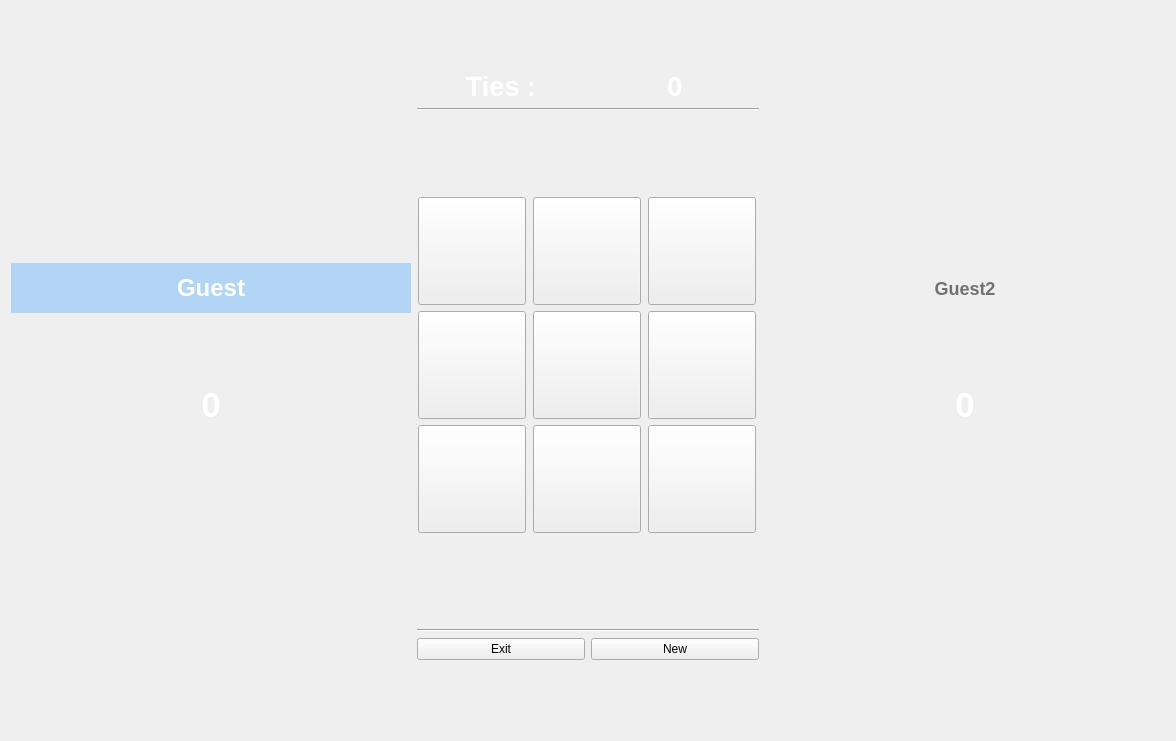
      <widget class="QWidget" name="gameScreen">
       <property name="sizePolicy">
        <sizepolicy hsizetype="Maximum" vsizetype="Maximum">
         <horstretch>0</horstretch>
         <verstretch>0</verstretch>
        </sizepolicy>
       </property>
       <property name="styleSheet">
        <string>background-image: url(:/img/WhatsApp Image 2025-06-10 at 06.11.47_95b3a09c.jpg); background-position: center; background-repeat: no-repeat; background-attachment: fixed;</string>
       </property>
       <layout class="QHBoxLayout" name="horizontalLayout_7">
        <item>
         <layout class="QGridLayout" name="gridLayout_10">
          <property name="sizeConstraint">
           <enum>QLayout::SizeConstraint::SetDefaultConstraint</enum>
          </property>
          <property name="leftMargin">
           <number>0</number>
          </property>
          <property name="topMargin">
           <number>0</number>
          </property>
          <property name="rightMargin">
           <number>0</number>
          </property>
          <property name="bottomMargin">
           <number>30</number>
          </property>
          <item row="7" column="0">
           <layout class="QVBoxLayout" name="verticalLayout_7">
            <item>
             <widget class="QLabel" name="user1_label">
              <property name="sizePolicy">
               <sizepolicy hsizetype="Preferred" vsizetype="Maximum">
                <horstretch>0</horstretch>
                <verstretch>0</verstretch>
               </sizepolicy>
              </property>
              <property name="minimumSize">
               <size>
                <width>0</width>
                <height>50</height>
               </size>
              </property>
              <property name="font">
               <font>
                <pointsize>-1</pointsize>
                <bold>true</bold>
               </font>
              </property>
              <property name="styleSheet">
               <string notr="true">color:white;
      font-weight:bold;
      font-size:24px;
      background-color:rgba(85, 170, 255, 100);</string>
              </property>
              <property name="text">
               <string>Guest</string>
              </property>
              <property name="alignment">
               <set>Qt::AlignmentFlag::AlignCenter</set>
              </property>
             </widget>
            </item>
            <item>
             <widget class="QLabel" name="label_55_c">
              <property name="sizePolicy">
               <sizepolicy hsizetype="Preferred" vsizetype="Maximum">
                <horstretch>0</horstretch>
                <verstretch>0</verstretch>
               </sizepolicy>
              </property>
              <property name="font">
               <font>
                <pointsize>26</pointsize>
                <bold>true</bold>
               </font>
              </property>
              <property name="styleSheet">
               <string notr="true">color:white;</string>
              </property>
              <property name="text">
               <string>0</string>
              </property>
              <property name="alignment">
               <set>Qt::AlignmentFlag::AlignCenter</set>
              </property>
             </widget>
            </item>
            <item>
             <spacer name="verticalSpacer_6">
              <property name="orientation">
               <enum>Qt::Orientation::Vertical</enum>
              </property>
              <property name="sizeType">
               <enum>QSizePolicy::Policy::Maximum</enum>
              </property>
              <property name="sizeHint" stdset="0">
               <size>
                <width>20</width>
                <height>40</height>
               </size>
              </property>
             </spacer>
            </item>
           </layout>
          </item>
          <item row="2" column="0">
           <spacer name="horizontalSpacer_5">
            <property name="orientation">
             <enum>Qt::Orientation::Horizontal</enum>
            </property>
            <property name="sizeType">
             <enum>QSizePolicy::Policy::Maximum</enum>
            </property>
            <property name="sizeHint" stdset="0">
             <size>
              <width>400</width>
              <height>20</height>
             </size>
            </property>
           </spacer>
          </item>
          <item row="4" column="1">
           <widget class="Line" name="line_24">
            <property name="orientation">
             <enum>Qt::Orientation::Horizontal</enum>
            </property>
           </widget>
          </item>
          <item row="6" column="1">
           <spacer name="verticalSpacer_10">
            <property name="orientation">
             <enum>Qt::Orientation::Vertical</enum>
            </property>
            <property name="sizeHint" stdset="0">
             <size>
              <width>20</width>
              <height>40</height>
             </size>
            </property>
           </spacer>
          </item>
          <item row="8" column="1">
           <spacer name="verticalSpacer_11">
            <property name="orientation">
             <enum>Qt::Orientation::Vertical</enum>
            </property>
            <property name="sizeType">
             <enum>QSizePolicy::Policy::Maximum</enum>
            </property>
            <property name="sizeHint" stdset="0">
             <size>
              <width>20</width>
              <height>40</height>
             </size>
            </property>
           </spacer>
          </item>
          <item row="5" column="1">
           <spacer name="verticalSpacer_51">
            <property name="orientation">
             <enum>Qt::Orientation::Vertical</enum>
            </property>
            <property name="sizeHint" stdset="0">
             <size>
              <width>20</width>
              <height>40</height>
             </size>
            </property>
           </spacer>
          </item>
          <item row="7" column="2">
           <layout class="QVBoxLayout" name="verticalLayout_8">
            <item>
             <widget class="QLabel" name="user2_label">
              <property name="sizePolicy">
               <sizepolicy hsizetype="Preferred" vsizetype="Maximum">
                <horstretch>0</horstretch>
                <verstretch>0</verstretch>
               </sizepolicy>
              </property>
              <property name="minimumSize">
               <size>
                <width>0</width>
                <height>50</height>
               </size>
              </property>
              <property name="font">
               <font>
                <family>Segoe UI</family>
                <pointsize>-1</pointsize>
                <italic>false</italic>
                <bold>true</bold>
               </font>
              </property>
              <property name="styleSheet">
               <string notr="true">color:rgb(113, 113, 113);
      font-weight:bold;
      font-size:18px;
      background-color:rgba(85, 170, 255, 0);</string>
              </property>
              <property name="text">
               <string>Guest2</string>
              </property>
              <property name="alignment">
               <set>Qt::AlignmentFlag::AlignCenter</set>
              </property>
             </widget>
            </item>
            <item>
             <widget class="QLabel" name="label_54_c">
              <property name="sizePolicy">
               <sizepolicy hsizetype="Preferred" vsizetype="Maximum">
                <horstretch>0</horstretch>
                <verstretch>0</verstretch>
               </sizepolicy>
              </property>
              <property name="font">
               <font>
                <pointsize>26</pointsize>
                <bold>true</bold>
               </font>
              </property>
              <property name="styleSheet">
               <string notr="true">color:white;</string>
              </property>
              <property name="text">
               <string>0</string>
              </property>
              <property name="alignment">
               <set>Qt::AlignmentFlag::AlignCenter</set>
              </property>
             </widget>
            </item>
            <item>
             <spacer name="verticalSpacer_54">
              <property name="orientation">
               <enum>Qt::Orientation::Vertical</enum>
              </property>
              <property name="sizeType">
               <enum>QSizePolicy::Policy::Maximum</enum>
              </property>
              <property name="sizeHint" stdset="0">
               <size>
                <width>20</width>
                <height>40</height>
               </size>
              </property>
             </spacer>
            </item>
           </layout>
          </item>
          <item row="10" column="1">
           <layout class="QHBoxLayout" name="horizontalLayout_8">
            <item>
             <spacer name="verticalSpacer_8">
              <property name="orientation">
               <enum>Qt::Orientation::Vertical</enum>
              </property>
              <property name="sizeType">
               <enum>QSizePolicy::Policy::Maximum</enum>
              </property>
              <property name="sizeHint" stdset="0">
               <size>
                <width>20</width>
                <height>50</height>
               </size>
              </property>
             </spacer>
            </item>
           </layout>
          </item>
          <item row="0" column="1">
           <spacer name="verticalSpacer_9">
            <property name="orientation">
             <enum>Qt::Orientation::Vertical</enum>
            </property>
            <property name="sizeHint" stdset="0">
             <size>
              <width>20</width>
              <height>60</height>
             </size>
            </property>
           </spacer>
          </item>
          <item row="2" column="1">
           <layout class="QHBoxLayout" name="horizontalLayout_11">
            <item>
             <widget class="QLabel" name="label_14">
              <property name="font">
               <font>
                <pointsize>20</pointsize>
                <bold>true</bold>
               </font>
              </property>
              <property name="styleSheet">
               <string notr="true">color:white;</string>
              </property>
              <property name="text">
               <string>Ties :</string>
              </property>
              <property name="alignment">
               <set>Qt::AlignmentFlag::AlignCenter</set>
              </property>
             </widget>
            </item>
            <item>
             <widget class="QLabel" name="label_53_c">
              <property name="font">
               <font>
                <pointsize>20</pointsize>
                <bold>true</bold>
               </font>
              </property>
              <property name="styleSheet">
               <string notr="true">color:white;</string>
              </property>
              <property name="text">
               <string>0</string>
              </property>
              <property name="alignment">
               <set>Qt::AlignmentFlag::AlignCenter</set>
              </property>
             </widget>
            </item>
           </layout>
          </item>
          <item row="2" column="2">
           <spacer name="horizontalSpacer_6">
            <property name="orientation">
             <enum>Qt::Orientation::Horizontal</enum>
            </property>
            <property name="sizeType">
             <enum>QSizePolicy::Policy::Maximum</enum>
            </property>
            <property name="sizeHint" stdset="0">
             <size>
              <width>400</width>
              <height>20</height>
             </size>
            </property>
           </spacer>
          </item>
          <item row="12" column="1">
           <layout class="QHBoxLayout" name="horizontalLayout_31">
            <item>
             <widget class="QPushButton" name="pushButton_back_from_board_to_main_p">
              <property name="sizePolicy">
               <sizepolicy hsizetype="Maximum" vsizetype="Fixed">
                <horstretch>0</horstretch>
                <verstretch>0</verstretch>
               </sizepolicy>
              </property>
              <property name="styleSheet">
               <string notr="true">min-width:160;</string>
              </property>
              <property name="text">
               <string>Exit</string>
              </property>
             </widget>
            </item>
            <item>
             <widget class="QPushButton" name="newpushbutton">
              <property name="sizePolicy">
               <sizepolicy hsizetype="Maximum" vsizetype="Fixed">
                <horstretch>0</horstretch>
                <verstretch>0</verstretch>
               </sizepolicy>
              </property>
              <property name="styleSheet">
               <string notr="true">min-width:160;
      </string>
              </property>
              <property name="text">
               <string>New</string>
              </property>
             </widget>
            </item>
           </layout>
          </item>
          <item row="12" column="0">
           <layout class="QHBoxLayout" name="horizontalLayout_23"/>
          </item>
          <item row="12" column="2">
           <layout class="QHBoxLayout" name="horizontalLayout_22"/>
          </item>
          <item row="7" column="1">
           <layout class="QGridLayout" name="gridLayout_9">
            <property name="sizeConstraint">
             <enum>QLayout::SizeConstraint::SetDefaultConstraint</enum>
            </property>
            <item row="2" column="1">
             <widget class="QPushButton" name="b7">
              <property name="sizePolicy">
               <sizepolicy hsizetype="Maximum" vsizetype="Maximum">
                <horstretch>0</horstretch>
                <verstretch>0</verstretch>
               </sizepolicy>
              </property>
              <property name="minimumSize">
               <size>
                <width>128</width>
                <height>116</height>
               </size>
              </property>
              <property name="styleSheet">
               <string notr="true">min-width:100px;
      min-height:100px;
      font-size:35px;
      font-weight:bold;</string>
              </property>
              <property name="text">
               <string/>
              </property>
             </widget>
            </item>
            <item row="0" column="1">
             <widget class="QPushButton" name="b1">
              <property name="sizePolicy">
               <sizepolicy hsizetype="Maximum" vsizetype="Maximum">
                <horstretch>0</horstretch>
                <verstretch>0</verstretch>
               </sizepolicy>
              </property>
              <property name="minimumSize">
               <size>
                <width>128</width>
                <height>116</height>
               </size>
              </property>
              <property name="styleSheet">
               <string notr="true">min-width:100px;
      min-height:100px;
      font-size:35px;
      font-weight:bold;</string>
              </property>
              <property name="text">
               <string/>
              </property>
             </widget>
            </item>
            <item row="0" column="2">
             <widget class="QPushButton" name="b2">
              <property name="sizePolicy">
               <sizepolicy hsizetype="Maximum" vsizetype="Maximum">
                <horstretch>0</horstretch>
                <verstretch>0</verstretch>
               </sizepolicy>
              </property>
              <property name="minimumSize">
               <size>
                <width>128</width>
                <height>116</height>
               </size>
              </property>
              <property name="styleSheet">
               <string notr="true">min-width:100px;
      min-height:100px;
      font-size:35px;
      font-weight:bold;</string>
              </property>
              <property name="text">
               <string/>
              </property>
             </widget>
            </item>
            <item row="2" column="2">
             <widget class="QPushButton" name="b8">
              <property name="minimumSize">
               <size>
                <width>128</width>
                <height>116</height>
               </size>
              </property>
              <property name="styleSheet">
               <string notr="true">min-width:100px;
      min-height:100px;
      font-size:35px;
      font-weight:bold;</string>
              </property>
              <property name="text">
               <string/>
              </property>
             </widget>
            </item>
            <item row="1" column="2">
             <widget class="QPushButton" name="b5">
              <property name="minimumSize">
               <size>
                <width>128</width>
                <height>116</height>
               </size>
              </property>
              <property name="styleSheet">
               <string notr="true">min-width:100px;
      min-height:100px;
      font-size:35px;
      font-weight:bold;</string>
              </property>
              <property name="text">
               <string/>
              </property>
             </widget>
            </item>
            <item row="0" column="0">
             <widget class="QPushButton" name="b0">
              <property name="sizePolicy">
               <sizepolicy hsizetype="Maximum" vsizetype="Maximum">
                <horstretch>0</horstretch>
                <verstretch>0</verstretch>
               </sizepolicy>
              </property>
              <property name="minimumSize">
               <size>
                <width>128</width>
                <height>116</height>
               </size>
              </property>
              <property name="styleSheet">
               <string notr="true">min-width:100px;
      min-height:100px;
      font-size:35px;
      font-weight:bold;</string>
              </property>
              <property name="text">
               <string/>
              </property>
             </widget>
            </item>
            <item row="1" column="0">
             <widget class="QPushButton" name="b3">
              <property name="sizePolicy">
               <sizepolicy hsizetype="Maximum" vsizetype="Maximum">
                <horstretch>0</horstretch>
                <verstretch>0</verstretch>
               </sizepolicy>
              </property>
              <property name="minimumSize">
               <size>
                <width>128</width>
                <height>116</height>
               </size>
              </property>
              <property name="styleSheet">
               <string notr="true">min-width:100px;
      min-height:100px;
      font-size:35px;
      font-weight:bold;</string>
              </property>
              <property name="text">
               <string/>
              </property>
             </widget>
            </item>
            <item row="1" column="1">
             <widget class="QPushButton" name="b4">
              <property name="sizePolicy">
               <sizepolicy hsizetype="Maximum" vsizetype="Maximum">
                <horstretch>0</horstretch>
                <verstretch>0</verstretch>
               </sizepolicy>
              </property>
              <property name="minimumSize">
               <size>
                <width>128</width>
                <height>116</height>
               </size>
              </property>
              <property name="styleSheet">
               <string notr="true">min-width:100px;
      min-height:100px;
      font-size:35px;
      font-weight:bold;</string>
              </property>
              <property name="text">
               <string/>
              </property>
             </widget>
            </item>
            <item row="2" column="0">
             <widget class="QPushButton" name="b6">
              <property name="sizePolicy">
               <sizepolicy hsizetype="Maximum" vsizetype="Maximum">
                <horstretch>0</horstretch>
                <verstretch>0</verstretch>
               </sizepolicy>
              </property>
              <property name="minimumSize">
               <size>
                <width>128</width>
                <height>116</height>
               </size>
              </property>
              <property name="styleSheet">
               <string notr="true">min-width:100px;
      min-height:100px;
      font-size:35px;
      font-weight:bold;</string>
              </property>
              <property name="text">
               <string/>
              </property>
             </widget>
            </item>
           </layout>
          </item>
          <item row="13" column="1">
           <spacer name="verticalSpacer_52">
            <property name="orientation">
             <enum>Qt::Orientation::Vertical</enum>
            </property>
            <property name="sizeHint" stdset="0">
             <size>
              <width>20</width>
              <height>40</height>
             </size>
            </property>
           </spacer>
          </item>
          <item row="11" column="1">
           <widget class="Line" name="line_25">
            <property name="orientation">
             <enum>Qt::Orientation::Horizontal</enum>
            </property>
           </widget>
          </item>
         </layout>
        </item>
       </layout>
      </widget>
